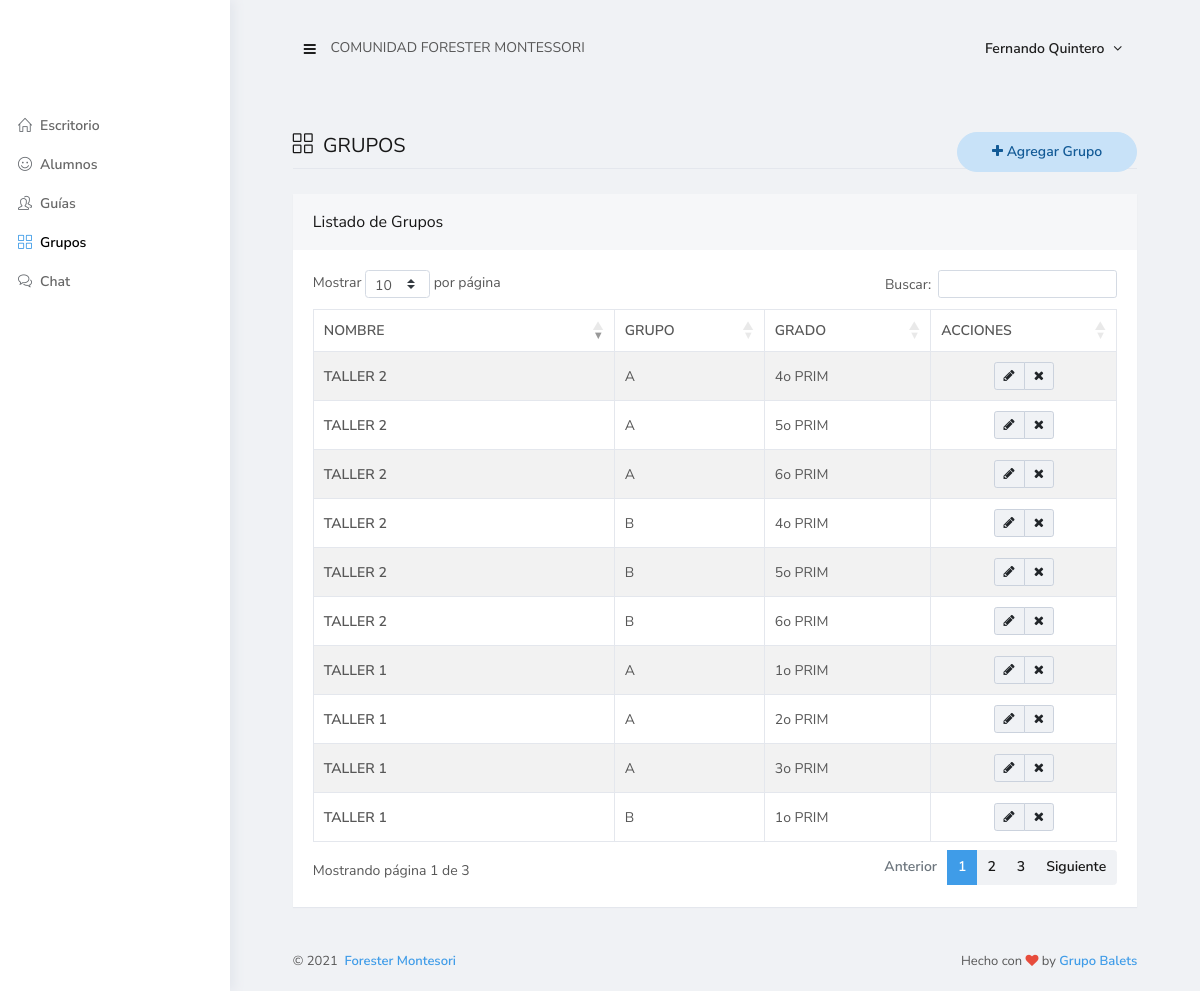
Screenshot of /sistema/grupos.php (signed in) with the database file from the repository.
### tables this page shows
CREATE TABLE `grupos` (
  `id` int(11) NOT NULL,
  `name` varchar(60) DEFAULT NULL,
  `ngroup` varchar(60) DEFAULT NULL,
  `ngrade` varchar(60) DEFAULT NULL
);

CREATE TABLE `grades` (
  `id` int(11) NOT NULL,
  `idgroup_name` int(11) DEFAULT NULL,
  `name` varchar(100) DEFAULT NULL
);

### inc/db.php (called while the page is built, shortened)
<?php
$con = mysqli_connect('localhost', 'root', '', 'freelancer_admin_fordbc');
$con->set_charset('utf8');
function row_count($result){
    return mysqli_num_rows($result);
}
function query($sql){
    global $con;
    return mysqli_query($con, $sql);
}
function fetch_array($result){
    return mysqli_fetch_array($result);
}
?>

### sistema/grupos.php (the view, shortened to what this page needs)
<!doctype html>
<html lang="es" class="no-focus">
<?php include("head_start.php");?>
<link rel="stylesheet" href="../assets/js/plugins/datatables/dataTables.bootstrap4.css">
    <body>
        <div id="page-container" class="sidebar-o enable-page-overlay side-scroll page-header-modern main-content-narrow">
            <?php include("nav.php");?>
            <?php include("top.php");?>
            <main id="main-container">
                <div class="content">
                    <h2 class="content-heading">
                        <a href="add_grupo.php" class="btn btn-rounded btn-hero btn-sm btn-alt-primary float-right mb-10"> <i class="fa fa-plus"></i> Agregar Grupo</a>
                        <i class="si si-grid"></i>&nbsp;
                        GRUPOS</h2>
                   <div class="block">
                        <div class="block-header block-header-default">
                            <h3 class="block-title">Listado de Grupos</h3>
                        </div>
                        <div class="block-content block-content-full">
                            <table class="table table-bordered table-striped table-vcenter js-dataTable-full">
                                <thead>
                                    <tr>
                                        <th>Nombre</th>
                                        <th>Grupo</th>
                                        <th>Grado</th>
                                        <th>Acciones</th>
                                    </tr>
                                </thead>
                                <tbody>
                                        <?php
                                                $sql = "SELECT * FROM `grupos`";
                                                $result = query($sql);
                                               if(row_count($result) > 0) {
                                                    while($row = fetch_array($result)){
                                                        $id = $row['id'];
                                                        $name = $row['name'];
                                                        $ngroup = $row['ngroup'];
                                                        $ngrade = $row['ngrade'];
                                                        $sql2 = "SELECT `name` FROM `grades` WHERE `id` ='$ngrade'";
                                                        $result2 = query($sql2);
                                                        $row2 = fetch_array($result2);
                                                        $dgrade = $row2['name'];
                                            ?>
                                            <tr>
                                                <td class="font-w600"><?php echo $name ?></td>
                                                <td class="d-none d-sm-table-cell"><?php echo $ngroup ?></td>
                                                <td class="d-none d-sm-table-cell"><?php echo $dgrade?></td>
                                                <td class="text-center">
                                                    <div class="btn-group">
                                                        <a href="edit_grupo?id=<?php echo $id ?>" type="button" class="btn btn-sm btn-secondary" data-toggle="tooltip" title="Editar Grupo">
                                                            <i class="fa fa-pencil"></i>
                                                        </a>
                                                        <a href="del_grupo?id=edit_grupo?id=<?php echo $id ?>" type="button" class="btn btn-sm btn-secondary" data-toggle="tooltip" title="Eliminar Grupo">
                                                            <i class="fa fa-times"></i>
                                                        </a>
                                                    </div>
                                                </td>
                                            </tr>
                                            <?php
                                                    }
                                               }
                                            ?>
                                </tbody>
                            </table>
                        </div>
                    </div>
                </div>
            </main>
            <?php include('../copy.php'); ?>
        </div>
    </body>
</html>

### rows the page displays
grupos: name "TALLER 1", ngroup "A", grades.name "1o PRIM"
grupos: name "TALLER 1", ngroup "A", grades.name "2o PRIM"
grupos: name "TALLER 1", ngroup "A", grades.name "3o PRIM"
grupos: name "TALLER 1", ngroup "B", grades.name "1o PRIM"
grupos: name "TALLER 2", ngroup "A", grades.name "4o PRIM"
grupos: name "TALLER 2", ngroup "A", grades.name "5o PRIM"
grupos: name "TALLER 2", ngroup "A", grades.name "6o PRIM"
grupos: name "TALLER 2", ngroup "B", grades.name "4o PRIM"
grupos: name "TALLER 2", ngroup "B", grades.name "5o PRIM"
grupos: name "TALLER 2", ngroup "B", grades.name "6o PRIM"

### other values shown
$_SESSION['user_name'] "Fernando Quintero"
